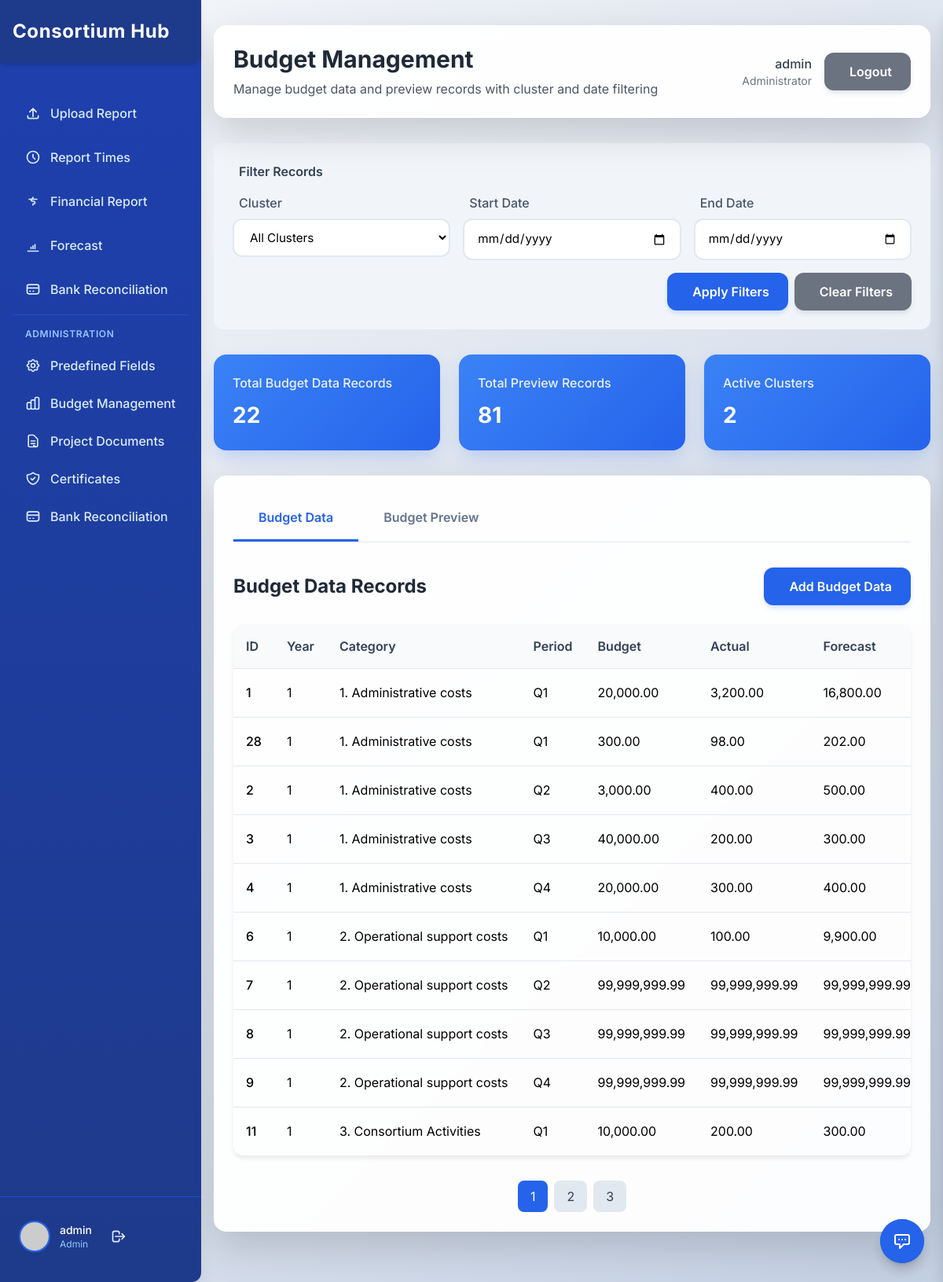
The page /admin_budget_management.php (signed in) on the database its author committed.
### tables this page shows
CREATE TABLE `budget_data` (
  `id` int(11) NOT NULL,
  `year` int(11) NOT NULL,
  `category_name` varchar(255) NOT NULL,
  `period_name` varchar(50) NOT NULL,
  `budget` decimal(10,2) DEFAULT NULL,
  `actual` decimal(10,2) DEFAULT NULL,
  `forecast` decimal(10,2) DEFAULT NULL,
  `actual_plus_forecast` decimal(10,2) DEFAULT NULL,
  `variance_percentage` decimal(5,2) DEFAULT NULL,
  `quarter_number` tinyint(4) DEFAULT NULL,
  `start_date` date DEFAULT NULL,
  `end_date` date DEFAULT NULL,
  `certified` enum('certified','uncertified') DEFAULT 'uncertified',
  `cluster` varchar(100) DEFAULT NULL,
  `year2` int(11) DEFAULT NULL
);

### admin_budget_management.php (the view, shortened to what this page needs)
<?php
include 'setup_database.php';
$clustersQuery = "SELECT * FROM clusters WHERE is_active = 1 ORDER BY cluster_name";
$clustersResult = $conn->query($clustersQuery);
$clusters = [];
if ($clustersResult && $clustersResult->num_rows > 0) {
    while ($row = $clustersResult->fetch_assoc()) {
        $clusters[] = $row;
    }
}
$selected_cluster = isset($_GET['cluster']) ? $_GET['cluster'] : '';
$start_date = isset($_GET['start_date']) ? $_GET['start_date'] : '';
$end_date = isset($_GET['end_date']) ? $_GET['end_date'] : '';
$records_per_page = 10;
$page = isset($_GET['page']) ? (int)$_GET['page'] : 1;
$offset = ($page - 1) * $records_per_page;
$budgetDataQuery = "SELECT * FROM budget_data WHERE 1=1";
$countQuery = "SELECT COUNT(*) as total FROM budget_data WHERE 1=1";
$params = [];
$types = "";
$budgetDataQuery .= " ORDER BY year DESC, category_name, period_name LIMIT ? OFFSET ?";
$budgetDataParams = array_merge($params, [$records_per_page, $offset]);
$budgetDataTypes = $types . "ii";
if (!empty($params)) {
    $stmt = $conn->prepare($budgetDataQuery);
    $stmt->bind_param($budgetDataTypes, ...$budgetDataParams);
    $stmt->execute();
    $budgetDataResult = $stmt->get_result();
    $countStmt = $conn->prepare($countQuery);
    $countStmt->bind_param($types, ...$params);
    $countStmt->execute();
    $countResult = $countStmt->get_result();
    $total_budget_data_records = $countResult->fetch_assoc()['total'];
} else {
    $stmt = $conn->prepare($budgetDataQuery);
    $stmt->bind_param("ii", $records_per_page, $offset);
    $stmt->execute();
    $budgetDataResult = $stmt->get_result();
    $countResult = $conn->query($countQuery);
    $total_budget_data_records = $countResult->fetch_assoc()['total'];
}
$budget_data_records = [];
if ($budgetDataResult && $budgetDataResult->num_rows > 0) {
    while ($row = $budgetDataResult->fetch_assoc()) {
        $budget_data_records[] = $row;
    }
}
$total_budget_data_pages = ceil($total_budget_data_records / $records_per_page);
$budgetPreviewQuery = "SELECT * FROM budget_preview WHERE 1=1";
$countPreviewQuery = "SELECT COUNT(*) as total FROM budget_preview WHERE 1=1";
$params = [];
$types = "";
$budgetPreviewQuery .= " ORDER BY EntryDate DESC, CategoryName LIMIT ? OFFSET ?";
$budgetPreviewParams = array_merge($params, [$records_per_page, $offset]);
$budgetPreviewTypes = $types . "ii";
if (!empty($params)) {
    $stmt = $conn->prepare($budgetPreviewQuery);
    $stmt->bind_param($budgetPreviewTypes, ...$budgetPreviewParams);
    $stmt->execute();
    $budgetPreviewResult = $stmt->get_result();
    $countStmt = $conn->prepare($countPreviewQuery);
    $countStmt->bind_param($types, ...$params);
    $countStmt->execute();
    $countResult = $countStmt->get_result();
    $total_budget_preview_records = $countResult->fetch_assoc()['total'];
} else {
    $countResult = $conn->query($countPreviewQuery);
    $total_budget_preview_records = $countResult->fetch_assoc()['total'];
}
?>
<!DOCTYPE html>
<html lang="en">
<head>
    <?php
    include 'header.php';
    ?>
</head>
<body>
    <div class="main-content-flex flex-1 flex-col">
        <?php include 'message_system.php'; ?>
        <div class="flex-1 py-8 overflow-y-auto">
            <div class="max-w-7xl mx-auto px-4">
                <div class="admin-card p-6 mb-8">
                    <div class="flex flex-col md:flex-row md:items-center md:justify-between gap-4">
                        <div>
                            <h1 class="text-3xl font-bold text-gray-800">Budget Management</h1>
                            <p class="text-gray-600 mt-2">Manage budget data and preview records with cluster and date filtering</p>
                        </div>
                        <div class="flex items-center gap-4">
                            <div class="text-right">
                                <p class="text-gray-700 font-medium"><?php echo htmlspecialchars($_SESSION['username']); ?></p>
                                <p class="text-gray-500 text-sm">Administrator</p>
                            </div>
                            <a href="logout.php" class="btn-secondary flex items-center gap-2">
                                <i class="fas fa-sign-out-alt"></i> Logout
                            </a>
                        </div>
                    </div>
                </div>
                <div class="filter-section">
                    <div class="filter-title">
                        <i class="fas fa-filter"></i> Filter Records
                    </div>
                    <form method="GET" class="filter-form">
                        <div class="filter-row">
                            <div class="filter-item">
                                <label class="filter-label" for="cluster">
                                    <i class="fas fa-building mr-2"></i>Cluster
                                </label>
                                <select id="cluster" name="cluster" class="form-select">
                                    <option value="">All Clusters</option>
                                </select>
                            </div>
                            <div class="filter-item">
                                <label class="filter-label" for="start_date">
                                    <i class="fas fa-calendar-alt mr-2"></i>Start Date
                                </label>
                                <input
                                    type="date"
                                    id="start_date"
                                    name="start_date"
                                    class="form-input"
                                    value="<?php echo htmlspecialchars($start_date); ?>"
                                >
                            </div>
                            <div class="filter-item">
                                <label class="filter-label" for="end_date">
                                    <i class="fas fa-calendar-alt mr-2"></i>End Date
                                </label>
                                <input
                                    type="date"
                                    id="end_date"
                                    name="end_date"
                                    class="form-input"
                                    value="<?php echo htmlspecialchars($end_date); ?>"
                                >
                            </div>
                        </div>
                        <div class="flex justify-end gap-2">
                            <button type="submit" class="btn-primary flex items-center gap-2">
                                <i class="fas fa-search"></i> Apply Filters
                            </button>
                            <a href="admin_budget_management.php" class="btn-secondary flex items-center gap-2">
                                <i class="fas fa-times"></i> Clear Filters
                            </a>
                        </div>
                    </form>
                </div>
                <div class="stats-grid">
                    <div class="stats-card">
                        <div class="stats-title">Total Budget Data Records</div>
                        <div class="stats-value"><?php echo $total_budget_data_records; ?></div>
                    </div>
                    <div class="stats-card">
                        <div class="stats-title">Total Preview Records</div>
                        <div class="stats-value"><?php echo $total_budget_preview_records; ?></div>
                    </div>
                    <div class="stats-card">
                        <div class="stats-title">Active Clusters</div>
                        <div class="stats-value"><?php echo count($clusters); ?></div>
                    </div>
                </div>
                <div class="admin-card p-6">
                    <div class="tabs">
                        <div class="tab active" onclick="switchTab('budget-data', this)">Budget Data</div>
                        <div class="tab" onclick="switchTab('budget-preview', this)">Budget Preview</div>
                    </div>
                    <div id="budget-data-tab" class="tab-content active">
                        <div class="flex justify-between items-center mb-6">
                            <h2 class="text-2xl font-bold text-gray-800">Budget Data Records</h2>
                            <button class="btn-primary flex items-center gap-2" onclick="openAddBudgetDataModal()">
                                <i class="fas fa-plus"></i> Add Budget Data
                            </button>
                        </div>
                        <div class="table-container">
                            <table>
                                <thead>
                                    <tr>
                                        <th>ID</th>
                                        <th>Year</th>
                                        <th>Category</th>
                                        <th>Period</th>
                                        <th>Budget</th>
                                        <th>Actual</th>
                                        <th>Forecast</th>
                                    </tr>
                                </thead>
                                <tbody>
                                    <?php if (empty($budget_data_records)): ?>
                                        <tr>
                                            <td colspan="12" class="text-center text-gray-500 py-8">
                                                <i class="fas fa-database fa-2x mb-2"></i>
                                                <p>No budget data records found</p>
                                            </td>
                                        </tr>
                                    <?php else: ?>
                                        <?php foreach ($budget_data_records as $record): ?>
                                            <tr>
                                                <td class="font-medium"><?php echo htmlspecialchars($record['id']); ?></td>
                                                <td><?php echo htmlspecialchars($record['year']); ?></td>
                                                <td><?php echo htmlspecialchars($record['category_name']); ?></td>
                                                <td><?php echo htmlspecialchars($record['period_name']); ?></td>
                                                <td><?php echo number_format($record['budget'] ?? 0, 2); ?></td>
                                                <td><?php echo number_format($record['actual'] ?? 0, 2); ?></td>
                                                <td><?php echo number_format($record['forecast'] ?? 0, 2); ?></td>
                                            </tr>
                                        <?php endforeach; ?>
                                    <?php endif; ?>
                                </tbody>
                            </table>
                        </div>
                        <?php if ($total_budget_data_pages > 1): ?>
                            <div class="pagination">
                                <?php for ($i = 1; $i <= $total_budget_data_pages; $i++): ?>
                                    <a href="?page=<?php echo $i; ?>&cluster=<?php echo urlencode($selected_cluster); ?>&start_date=<?php echo urlencode($start_date); ?>&end_date=<?php echo urlencode($end_date); ?>"
                                       class="<?php echo ($i == $page) ? 'active' : ''; ?>">
                                        <?php echo $i; ?>
                                    </a>
                                <?php endfor; ?>
                            </div>
                        <?php endif; ?>
                    </div>
                </div>
            </div>
        </div>
    </div>
</body>
</html>

### header.php (style rules this page uses)
body { font-family: 'Inter', sans-serif; overflow-y: auto; overflow-x: hidden; }
.main-content-flex { flex: 1; min-width: 0; display: flex; flex-direction: column; }

### admin_budget_management.php (style rules this page uses)
body { font-family: 'Inter', sans-serif; background: linear-gradient(135deg, #f5f7fa 0%, #c3cfe2 100%); min-height: 100vh; overflow-x: hidden; }
.admin-card { background: rgba(255, 255, 255, 0.95); backdrop-filter: blur(10px); border-radius: 1rem; box-shadow: 0 20px 50px rgba(0, 0, 0, 0.15); border: 1px solid rgba(255, 255, 255, 0.2); margin-bottom: 2rem; }
.form-input, .form-select { transition: all 0.3s; border: 2px solid #e2e8f0; border-radius: 0.75rem; padding: 0.75rem 1rem; width: 100%; font-size: 0.95rem; background: #ffffff; }
.btn-primary { background: #2563eb; color: white; border: none; border-radius: 0.75rem; padding: 0.75rem 1.5rem; font-weight: 600; transition: all 0.3s; box-shadow: 0 4px 6px -1px rgba(37, 99, 235, 0.2); }
.btn-secondary { background: #6b7280; color: white; border: none; border-radius: 0.75rem; padding: 0.75rem 1.5rem; font-weight: 600; transition: all 0.3s; box-shadow: 0 4px 6px -1px rgba(107, 114, 128, 0.2); }
.table-container { border-radius: 0.75rem; overflow: hidden; box-shadow: 0 4px 6px -1px rgba(0, 0, 0, 0.1); margin-bottom: 2rem; overflow-x: auto; width: 100%; }
table { width: 100%; border-collapse: collapse; min-width: 800px; }
th, td { padding: 1rem; text-align: left; border-bottom: 1px solid #e2e8f0; white-space: nowrap; }
th { background-color: #f8fafc; font-weight: 600; color: #334155; }
tr:last-child td { border-bottom: none; }
.tabs { display: flex; border-bottom: 1px solid #e2e8f0; margin-bottom: 2rem; }
.tab { padding: 1rem 2rem; cursor: pointer; border-bottom: 3px solid transparent; font-weight: 600; color: #64748b; }
.tab.active { color: #2563eb; border-bottom: 3px solid #2563eb; }
.tab-content { display: none; }
.tab-content.active { display: block; }
.filter-section { background: #f1f5f9; border-radius: 0.75rem; padding: 1.5rem; margin-bottom: 2rem; }
.filter-title { font-weight: 600; color: #334155; margin-bottom: 1rem; display: flex; align-items: center; }
.filter-row { display: flex; flex-wrap: wrap; gap: 1rem; margin-bottom: 1rem; }
.filter-item { flex: 1; min-width: 200px; }
.filter-label { display: block; margin-bottom: 0.5rem; font-weight: 500; color: #475569; }
.stats-card { background: linear-gradient(135deg, #3b82f6 0%, #2563eb 100%); color: white; border-radius: 1rem; padding: 1.5rem; box-shadow: 0 10px 25px -5px rgba(37, 99, 235, 0.25); }
.stats-title { font-size: 1rem; font-weight: 500; margin-bottom: 0.5rem; opacity: 0.9; }
.stats-value { font-size: 1.75rem; font-weight: 700; }
.stats-grid { display: grid; grid-template-columns: repeat(auto-fit, minmax(250px, 1fr)); gap: 1.5rem; margin-bottom: 2rem; }
.pagination { display: flex; justify-content: center; margin-top: 2rem; gap: 0.5rem; }
.pagination a { padding: 0.5rem 1rem; border-radius: 0.5rem; background: #e2e8f0; color: #334155; text-decoration: none; transition: all 0.3s; }
.pagination .active { background: #2563eb; color: white; }

### rows shown on the page
budget_data: id "1", year "1", category_name "1. Administrative costs", period_name "Q1", budget "20,000.00", actual "3,200.00", forecast "16,800.00"
budget_data: id "28", year "1", category_name "1. Administrative costs", period_name "Q1", budget "300.00", actual "98.00", forecast "202.00"
budget_data: id "2", year "1", category_name "1. Administrative costs", period_name "Q2", budget "3,000.00", actual "400.00", forecast "500.00"
budget_data: id "3", year "1", category_name "1. Administrative costs", period_name "Q3", budget "40,000.00", actual "200.00", forecast "300.00"
budget_data: id "4", year "1", category_name "1. Administrative costs", period_name "Q4", budget "20,000.00", actual "300.00", forecast "400.00"
budget_data: id "6", year "1", category_name "2. Operational support costs", period_name "Q1", budget "10,000.00", actual "100.00", forecast "9,900.00"
budget_data: id "7", year "1", category_name "2. Operational support costs", period_name "Q2", budget "99,999,999.99", actual "99,999,999.99", forecast "99,999,999.99"
budget_data: id "8", year "1", category_name "2. Operational support costs", period_name "Q3", budget "99,999,999.99", actual "99,999,999.99", forecast "99,999,999.99"
budget_data: id "9", year "1", category_name "2. Operational support costs", period_name "Q4", budget "99,999,999.99", actual "99,999,999.99", forecast "99,999,999.99"
budget_data: id "11", year "1", category_name "3. Consortium Activities", period_name "Q1", budget "10,000.00", actual "200.00", forecast "300.00"

### other values the page prints
$_SESSION['username'] "admin"
$_SESSION['role'] "Admin"
$total_budget_data_records "22"
$total_budget_preview_records "81"
count($clusters) "2"
